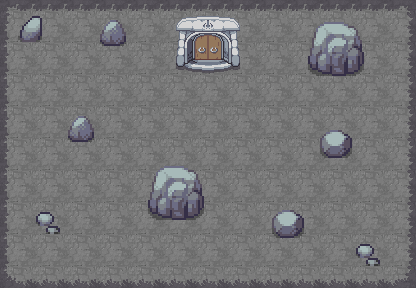

A level layout from a 2D game, rendered from its tile map. Below: a short description, then the map file with its tile-grid data intact:
An orthogonal 26x18 tile map with 16x16 px tiles, 2 tile layers (Grounds, Collision), 4 tilesets and 14 objects.

<map version="1.10" tiledversion="1.10.0" orientation="orthogonal" renderorder="left-down" width="26" height="18" tilewidth="16" tileheight="16" infinite="0" nextlayerid="4" nextobjectid="22">
 <tileset firstgid="1" source="texture-merkuri.tsx" />
 <tileset firstgid="197" source="../Bumi.tsx" />
 <tileset firstgid="1637" source="batuan.tsx" />
 <tileset firstgid="1877" source="../map venus/assetnya.tsx" />
 <layer id="1" name="Grounds" width="26" height="18">
  <data encoding="csv">
87,88,87,88,87,88,87,88,87,88,87,88,87,88,87,88,87,88,87,88,87,88,87,88,87,88,
101,102,101,102,101,102,101,102,101,102,101,102,101,102,101,102,101,102,101,102,101,102,101,102,101,102,
87,88,87,88,87,88,87,88,87,88,87,88,87,88,87,88,87,88,87,88,87,88,87,88,87,88,
101,102,101,102,101,102,101,102,101,102,101,102,101,102,101,102,101,102,101,102,101,102,101,102,101,102,
87,88,87,88,87,88,87,88,87,88,87,88,87,88,87,88,87,88,87,88,87,88,87,88,87,88,
101,102,101,102,101,102,101,102,101,102,101,102,101,102,101,102,101,102,101,102,101,102,101,102,101,102,
87,88,87,88,87,88,87,88,87,88,87,88,87,88,87,88,87,88,87,88,87,88,87,88,87,88,
101,102,101,102,101,102,101,102,101,102,101,102,101,102,101,102,101,102,101,102,101,102,101,102,101,102,
87,88,87,88,87,88,87,88,87,88,87,88,87,88,87,88,87,88,87,88,87,88,87,88,87,88,
101,102,101,102,101,102,101,102,101,102,101,102,101,102,101,102,101,102,101,102,101,102,101,102,101,102,
87,88,87,88,87,88,87,88,87,88,87,88,87,88,87,88,87,88,87,88,87,88,87,88,87,88,
101,102,101,102,101,102,101,102,101,102,101,102,101,102,101,102,101,102,101,102,101,102,101,102,101,102,
87,88,87,88,87,88,87,88,87,88,87,88,87,88,87,88,87,88,87,88,87,88,87,88,87,88,
101,102,101,102,101,102,101,102,101,102,101,102,101,102,101,102,101,102,101,102,101,102,101,102,101,102,
87,88,87,88,87,88,87,88,87,88,87,88,87,88,87,88,87,88,87,88,87,88,87,88,87,88,
101,102,101,102,101,102,101,102,101,102,101,102,101,102,101,102,101,102,101,102,101,102,101,102,101,102,
87,88,87,88,87,88,87,88,87,88,87,88,87,88,87,88,87,88,87,88,87,88,87,88,87,88,
101,102,101,102,101,102,101,102,101,102,101,102,101,102,101,102,101,102,101,102,101,102,101,102,101,102
</data>
 </layer>
 <layer id="2" name="Collision" width="26" height="18">
  <data encoding="csv">
934,977,977,977,977,977,977,977,977,977,977,977,977,977,977,977,977,977,977,977,977,977,977,977,977,935,
938,1837,1838,0,0,0,1715,1716,0,0,0,3121,3122,3123,3124,0,0,0,0,1657,1658,1659,1660,0,0,936,
938,1867,1868,0,0,0,1745,1746,0,0,0,3161,3162,3163,3164,0,0,0,0,1687,1688,1689,1690,0,0,936,
938,0,0,0,0,0,0,0,0,0,0,3201,3202,3203,3204,0,0,0,0,1717,1718,1719,1720,0,0,936,
938,0,0,0,0,0,0,0,0,0,0,3241,3242,3243,3244,0,0,0,0,1747,1748,1749,1750,0,0,936,
938,0,0,0,0,0,0,0,0,0,0,0,0,0,0,0,0,0,0,0,0,0,0,0,0,936,
938,0,0,0,0,0,0,0,0,0,0,0,0,0,0,0,0,0,0,0,0,0,0,0,0,936,
938,0,0,0,1715,1716,0,0,0,0,0,0,0,0,0,0,0,0,0,0,0,0,0,0,0,936,
938,0,0,0,1745,1746,0,0,0,0,0,0,0,0,0,0,0,0,0,0,1655,1656,0,0,0,936,
938,0,0,0,0,0,0,0,0,0,0,0,0,0,0,0,0,0,0,0,1685,1686,0,0,0,936,
938,0,0,0,0,0,0,0,0,1657,1658,1659,1660,0,0,0,0,0,0,0,0,0,0,0,0,936,
938,0,0,0,0,0,0,0,0,1687,1688,1689,1690,0,0,0,0,0,0,0,0,0,0,0,0,936,
938,0,0,0,0,0,0,0,0,1717,1718,1719,1720,0,0,0,0,0,0,0,0,0,0,0,0,936,
938,0,1779,1780,0,0,0,0,0,1747,1748,1749,1750,0,0,0,0,1655,1656,0,0,0,0,0,0,936,
938,0,1809,1810,0,0,0,0,0,0,0,0,0,0,0,0,0,1685,1686,0,0,0,0,0,0,936,
938,0,0,0,0,0,0,0,0,0,0,0,0,0,0,0,0,0,0,0,0,0,1779,1780,0,936,
938,0,0,0,0,0,0,0,0,0,0,0,0,0,0,0,0,0,0,0,0,0,1809,1810,0,936,
974,897,897,897,897,897,897,897,897,897,897,897,897,897,897,897,897,897,897,897,897,897,897,897,897,975
</data>
 </layer>
 <objectgroup id="3" name="Collision Mask">
  <object id="1" x="32.125" y="15.875">
   <polygon points="0,0 -10.125,10 -12.375,14 -12.125,23.625 -10.375,26.125 3.625,26 8,24 9.875,20.125 9.75,1.875 7.75,-0.25" />
  </object>
  <object id="2" x="99.8261" y="33.9565">
   <polygon points="0,0 0.0869565,8.08696 4.04348,12.087 20.4348,12.1739 24.3043,10.1304 26.3478,8.13043 26.3913,-2 24.1739,-6.17391 22.2609,-10.1304 20.2174,-12.087 18.1304,-14.087 10,-14 4.13043,-8.04348 2.08696,-4.04348" />
  </object>
  <object id="3" x="67.7826" y="129.957">
   <polygon points="0,0 4.08696,-8.04348 10.1304,-14.087 18.2174,-14.0435 22.2174,-10.0435 24.2609,-6 26.2609,-2 26.2609,8 24.2174,10.1739 20.2174,12.087 4.21739,12.087 2.21739,10 0.0869565,8" />
  </object>
  <object id="5" x="40" y="211.818">
   <polygon points="0,0 10,0 14,4.18182 14.1818,9.90909 14.2727,14 17.8182,14.0909 20.1818,16.3636 20.0909,19.8182 17.9091,22.4545 8.09091,22.2727 5.45455,20 5.45455,14.2727 0,14.3636 -4.18182,10 -4.45455,4" />
  </object>
  <object id="10" x="271.978" y="217.978">
   <polygon points="0,0 -0.0222222,10.0667 2,14.0889 8.02222,20.0667 22,20.0889 26.0889,18.0444 28.2444,15.9778 30.1333,14 32.1333,9.93333 32.0444,-0.177778 30.0444,-2.08889 28.0667,-4.06667 24.0222,-6.08889 22.0222,-8.13333 9.93333,-8.04444 6,-6.11111" />
  </object>
  <object id="11" x="359.978" y="243.867">
   <polygon points="0,0 10.0222,0 14.0889,4.04444 14.0889,10.0889 14.0444,14.0222 18,14.0444 20.0222,16.0222 20,20.1556 18.0222,22.1778 8.06667,22.1556 5.93333,20.0222 5.97778,14.2222 -0.0444444,14.2667 -4.11111,10.1333 -4.08889,4.13333" />
  </object>
  <object id="12" x="319.938" y="137.938">
   <polygon points="0,0 5.9375,-6.125 9.875,-8.125 21.875,-8.1875 28,-4.1875 32.1875,0.0625 32.125,10.0625 30.125,14.0625 26.1875,18.0625 22.0625,20.1875 7.9375,20.125 4.0625,16.0625 2.01902,14.019 0.0625,10.0625" />
  </object>
  <object id="14" x="317.913" y="25.8261">
   <polygon points="0,0 -4.10054,6.17391 -6.16304,11.7989 -7.91304,22.1114 -10.038,30.1114 -9.97554,38.1114 -7.97554,42.1114 -5.97554,44.1739 -0.100543,46.2364 4.08696,48.3614 14.0245,50.3614 28.1495,50.3614 36.2745,48.2989 40.1495,46.3614 44.212,40.1114 46.337,38.1739 46.212,26.1114 44.1495,13.9239 42.087,9.98641 40.1495,4.04891 36.1495,0.048913 29.962,-2.07609 26.212,-3.95109 6.14946,-4.07609" />
  </object>
  <object id="16" x="157.851" y="170.014">
   <polygon points="0,0 -4.10054,6.17391 -6.16304,11.7989 -7.91304,22.1114 -10.038,30.1114 -9.97554,38.1114 -7.97554,42.1114 -5.97554,44.1739 -0.100543,46.2364 4.08696,48.3614 14.0245,50.3614 28.1495,50.3614 36.2745,48.2989 40.1495,46.3614 44.212,40.1114 46.337,38.1739 46.212,26.1114 44.1495,13.9239 42.087,9.98641 40.1495,4.04891 36.1495,0.048913 29.962,-2.07609 26.212,-3.95109 6.14946,-4.07609" />
  </object>
  <object id="17" x="176.063" y="64.4375">
   <polygon points="0,1 2,3.01111 6.98889,3.01111 8.9375,0.9375 11.0625,0 16,-16 48,-16 52,0.0625 54.875,0.9375 56.9375,2.9375 61.9375,3.0625 64,1.0625 64.0435,-33 64.0435,-39.087 63.0435,-41 58.087,-46.0435 54.087,-47.087 43.1304,-48.1304 20.9565,-48.0435 10.087,-47.1304 5.86957,-46.1304 0.913043,-40.9565 0.0434783,-39.0435 0.0434783,-33.0435 0,-8.04348" />
  </object>
  <object id="18" x="0" y="0" width="415.938" height="11.125" />
  <object id="19" x="406.875" y="-0.25" width="9.15625" height="288.342" />
  <object id="20" x="0.25" y="279.045" width="415.859" height="8.97017" />
  <object id="21" x="-0.181818" y="0" width="8.48864" height="288.545" />
 </objectgroup>
</map>
